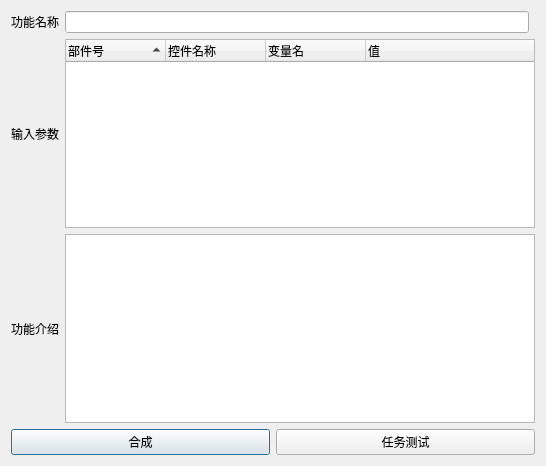
<?xml version="1.0" encoding="UTF-8"?>
<ui version="4.0">
 <class>combine_func_detatil_dialog</class>
 <widget class="QDialog" name="combine_func_detatil_dialog">
  <property name="geometry">
   <rect>
    <x>0</x>
    <y>0</y>
    <width>546</width>
    <height>466</height>
   </rect>
  </property>
  <property name="windowTitle">
   <string>功能详情</string>
  </property>
  <layout class="QVBoxLayout" name="verticalLayout">
   <item>
    <layout class="QGridLayout" name="gridLayout">
     <item row="0" column="1">
      <widget class="QLineEdit" name="lineEdit_name">
       <property name="readOnly">
        <bool>false</bool>
       </property>
      </widget>
     </item>
     <item row="1" column="0">
      <widget class="QLabel" name="label_3">
       <property name="text">
        <string>输入参数</string>
       </property>
       <property name="alignment">
        <set>Qt::AlignCenter</set>
       </property>
      </widget>
     </item>
     <item row="2" column="0">
      <widget class="QLabel" name="label_2">
       <property name="text">
        <string>功能介绍</string>
       </property>
       <property name="alignment">
        <set>Qt::AlignCenter</set>
       </property>
      </widget>
     </item>
     <item row="0" column="0">
      <widget class="QLabel" name="label">
       <property name="text">
        <string>功能名称</string>
       </property>
       <property name="alignment">
        <set>Qt::AlignCenter</set>
       </property>
      </widget>
     </item>
     <item row="2" column="1" colspan="2">
      <widget class="QPlainTextEdit" name="plainTextEdit_introduction">
       <property name="readOnly">
        <bool>false</bool>
       </property>
      </widget>
     </item>
     <item row="1" column="1" colspan="2">
      <widget class="QTreeWidget" name="treeWidget_variable">
       <property name="editTriggers">
        <set>QAbstractItemView::NoEditTriggers</set>
       </property>
       <property name="sortingEnabled">
        <bool>true</bool>
       </property>
       <attribute name="headerDefaultSectionSize">
        <number>100</number>
       </attribute>
       <column>
        <property name="text">
         <string>部件号</string>
        </property>
       </column>
       <column>
        <property name="text">
         <string>控件名称</string>
        </property>
       </column>
       <column>
        <property name="text">
         <string>变量名</string>
        </property>
       </column>
       <column>
        <property name="text">
         <string>值</string>
        </property>
       </column>
      </widget>
     </item>
    </layout>
   </item>
   <item>
    <layout class="QHBoxLayout" name="horizontalLayout">
     <item>
      <widget class="QPushButton" name="button_combine">
       <property name="text">
        <string>合成</string>
       </property>
      </widget>
     </item>
     <item>
      <widget class="QPushButton" name="button_test">
       <property name="text">
        <string>任务测试</string>
       </property>
      </widget>
     </item>
    </layout>
   </item>
  </layout>
 </widget>
 <resources/>
 <connections/>
</ui>
